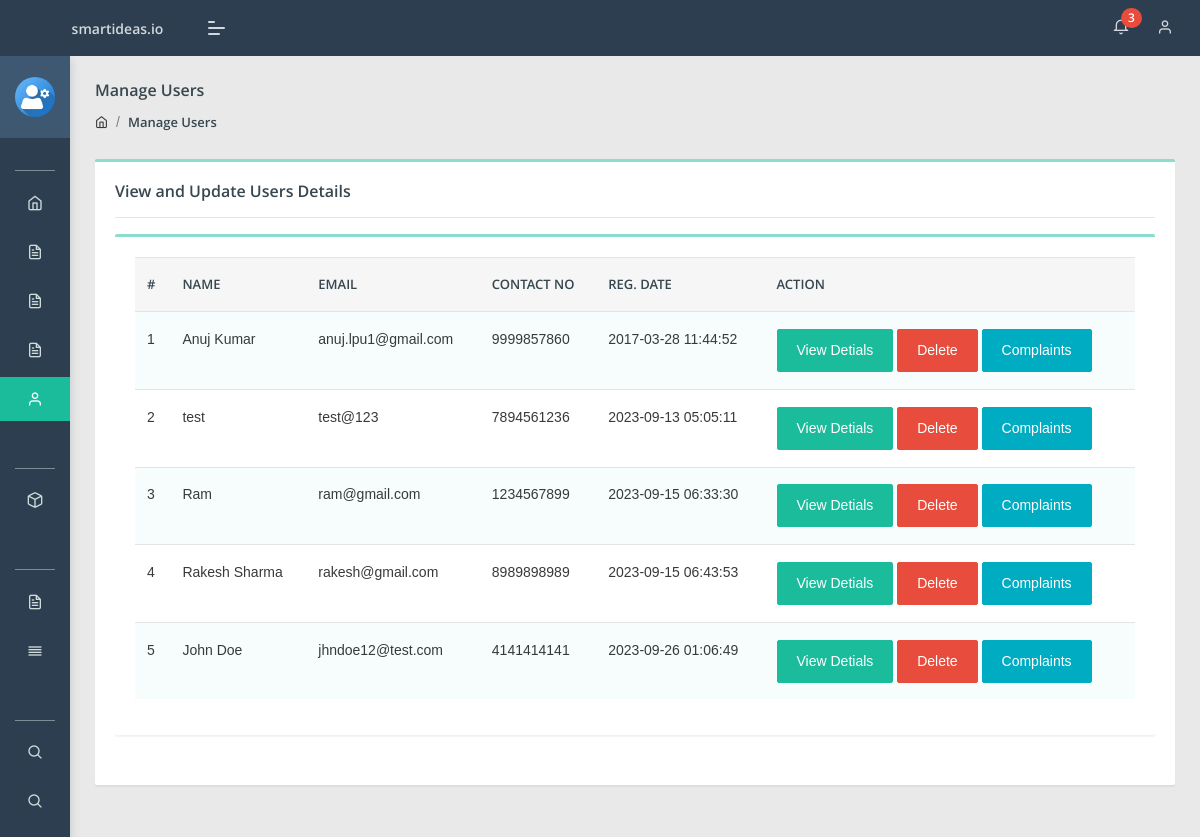
Before: /admin/manage-users.php (signed in) with the older database file.
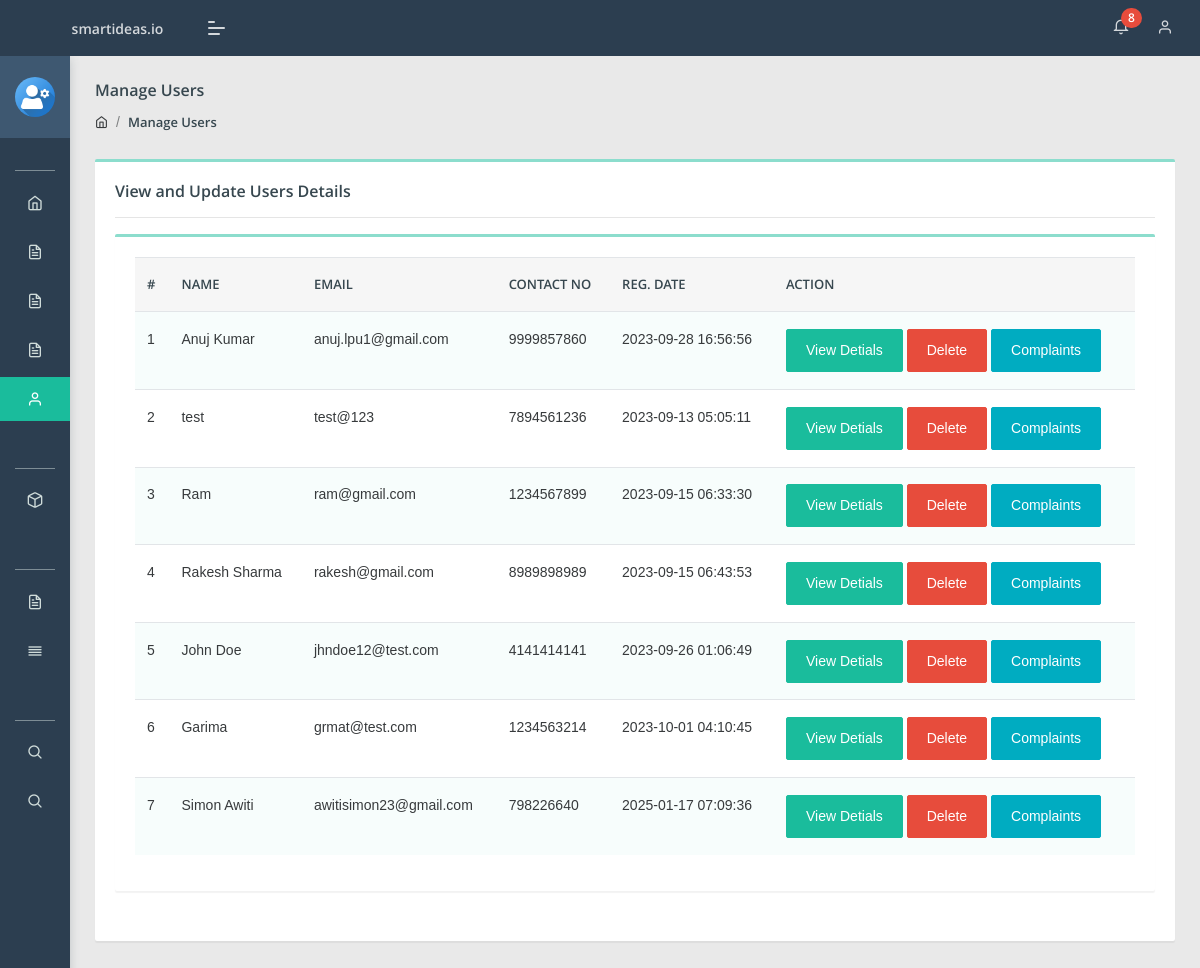
After: the same page with the newer database file.
### tables this page shows
CREATE TABLE `users` (
  `id` int NOT NULL AUTO_INCREMENT,
  `fullName` varchar(255) DEFAULT NULL,
  `userEmail` varchar(255) DEFAULT NULL,
  `password` varchar(255) DEFAULT NULL,
  `contactNo` bigint DEFAULT NULL,
  `address` tinytext,
  `State` varchar(255) DEFAULT NULL,
  `country` varchar(255) DEFAULT NULL,
  `pincode` int DEFAULT NULL,
  `userImage` varchar(255) DEFAULT NULL,
  `regDate` timestamp NOT NULL DEFAULT CURRENT_TIMESTAMP,
  `updationDate` timestamp NULL DEFAULT NULL,
  `status` int DEFAULT NULL,
  PRIMARY KEY (`id`)
);

### admin/manage-users.php (the view, shortened to what this page needs)
<?php
include('include/config.php');
if(strlen($_SESSION['aid'])==0)
    {
header('location:index.php');
}
else{
?>
<!DOCTYPE html>
<html lang="en">
<head>
    <link rel="stylesheet" href="assets/css/style.css">
</head>
<body class="">
	<?php include('include/sidebar.php');?>
	<?php include('include/header.php');?>
<section class="pcoded-main-container">
    <div class="pcoded-content">
        <div class="page-header">
            <div class="page-block">
                <div class="row align-items-center">
                    <div class="col-md-12">
                        <div class="page-header-title">
                            <h5 class="m-b-10">Manage Users</h5>
                        </div>
                        <ul class="breadcrumb">
                            <li class="breadcrumb-item"><a href="dashboard.php"><i class="feather icon-home"></i></a></li>
                            <li class="breadcrumb-item"><a href="manage-users.php">Manage Users</a></li>
                        </ul>
                    </div>
                </div>
            </div>
        </div>
        <div class="row">
            <div class="col-sm-12">
                <div class="card">
                    <div class="card-body">
                        <h5>View and Update Users Details</h5>
                        <hr>
                      <div class="row">
                            <div class="col-xl-12">
                <div class="card">
                    <div class="card-body table-border-style">
                        <div class="table-responsive">
                            <table class="table table-striped">
                                <thead>
                                        <tr>
                                            <th>#</th>
                                            <th> Name</th>
                                            <th>Email </th>
                                            <th>Contact no</th>
                                            <th>Reg. Date </th>
                                            <th>Action</th>
                                        </tr>
                                </thead>
                                <tbody>
                                    <?php $query=mysqli_query($con,"select * from users");
$cnt=1;
while($row=mysqli_fetch_array($query))
{
?>
                                        <tr>
                                            <td><?php echo htmlentities($cnt);?></td>
                                            <td><?php echo htmlentities($row['fullName']);?></td>
                                            <td><?php echo htmlentities($row['userEmail']);?></td>
                                            <td> <?php echo htmlentities($row['contactNo']);?></td>
                                            <td><?php echo htmlentities($row['regDate']);?></td>
<td><a href="javascript:void(0);" onClick="popUpWindow('userprofile.php?uid=<?php echo htmlentities($row['id']);?>');" title="View Details" class="btn btn-primary  btn-xs">View Detials</a>
<a href="manage-users.php?uid=<?php echo htmlentities($row['id']);?>&&action=del" title="Delete" onClick="return confirm('All complaints belongs to user will also delete.')" class="btn btn-danger">Delete</a>
<a href="user-complaints.php?uid=<?php echo htmlentities($row['id']);?>&&uname=<?php echo htmlentities($row['fullName']);?>" title="View User Complaints" class="btn btn-info  btn-xs">Complaints</a>
                                        </td>
                                        </tr>
                                        <?php $cnt=$cnt+1; } ?>
                                </tbody>
                            </table>
                        </div>
                    </div>
                </div>
            </div>
                        </div>
                    </div>
                </div>
            </div>
        </div>
    </div>
</section>
</body>
</html>
<?php } ?>

### admin/include/header.php (shortened to what this page needs)
<header class="navbar pcoded-header navbar-expand-lg navbar-light header-dark">
				<div class="m-header">
					<a class="mobile-menu" id="mobile-collapse" href="#!"><span></span></a>
					<a href="dashboard.php" class="b-brand">
						<strong>smartideas.io</strong>
					</a>
				</div>
				<div class="collapse navbar-collapse">
					<ul class="navbar-nav ml-auto">
						<li>
							<div class="dropdown">
								<a class="dropdown-toggle" href="#" data-toggle="dropdown">
									<i class="icon feather icon-bell"></i>
									<?php
$rt = mysqli_query($con,"select tblcomplaints.*,users.fullName as name from tblcomplaints join users on users.id=tblcomplaints.userId where tblcomplaints.status is null");
$num1 = mysqli_num_rows($rt);
?>
									<span class="badge badge-pill badge-danger"><?php echo htmlentities($num1)?></span>
								</a>
							</div>
						</li>
						<li>
							<div class="dropdown drp-user">
								<a href="#" class="dropdown-toggle" data-toggle="dropdown">
									<i class="feather icon-user"></i>
								</a>
							</div>
						</li>
					</ul>
				</div>
	</header>

Changed rows visible on the page:
changed users "Anuj Kumar": regDate "2017-03-28 11:44:52" → "2023-09-28 16:56:56"
added users: fullName "Garima", userEmail "grmat@test.com", contactNo "1234563214", regDate "2023-10-01 04:10:45"
added users: fullName "Simon Awiti", userEmail "awitisimon23@gmail.com", contactNo "798226640", regDate "2025-01-17 07:09:36"
Other visible differences:
$num1: "3" → "8"
